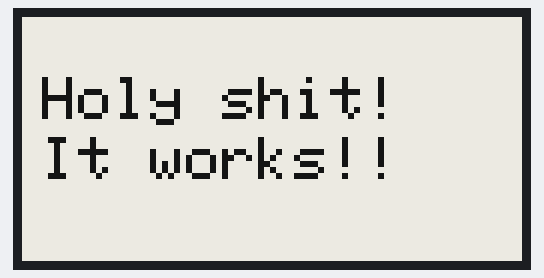
A sketch run on a simulated Arduino Uno, built for the host (arithmetic inside an expression is 32-bit, double 64-bit). Parts: 250×122 one-colour display.

Above: at 2.3 s.

The sketch:

Lilygo_Hello.ino
```cpp
#include <GxEPD2_BW.h>

GxEPD2_BW<GxEPD2_213_BN, GxEPD2_213_BN::HEIGHT> display(
  GxEPD2_213_BN(5, 17, 16, 4)  // CS, DC, RST, BUSY pins
);

void setup() {
  display.init(115200);
  display.setRotation(1);
  display.fillScreen(GxEPD_WHITE);
  display.setTextColor(GxEPD_BLACK);
  display.setTextSize(3);
  display.setCursor(10, 30);
  display.print("Holy shit!");
  display.setCursor(10, 60);
  display.print("It works!!");
  display.display();
}

void loop() {}
```
